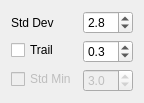
<?xml version="1.0" encoding="UTF-8"?>
<ui version="4.0">
 <class>StdDevLayerTab</class>
 <widget class="QWidget" name="StdDevLayerTab">
  <property name="geometry">
   <rect>
    <x>0</x>
    <y>0</y>
    <width>132</width>
    <height>90</height>
   </rect>
  </property>
  <property name="windowTitle">
   <string>Form</string>
  </property>
  <layout class="QFormLayout" name="formLayout">
   <item row="0" column="0">
    <widget class="QLabel" name="label">
     <property name="text">
      <string>Std Dev</string>
     </property>
    </widget>
   </item>
   <item row="0" column="1">
    <widget class="QDoubleSpinBox" name="layerStdDevDoubleSpinBox">
     <property name="maximumSize">
      <size>
       <width>50</width>
       <height>16777215</height>
      </size>
     </property>
     <property name="decimals">
      <number>1</number>
     </property>
     <property name="singleStep">
      <double>0.100000000000000</double>
     </property>
     <property name="value">
      <double>2.800000000000000</double>
     </property>
    </widget>
   </item>
   <item row="1" column="0">
    <widget class="QCheckBox" name="layerTrailCheckBox">
     <property name="text">
      <string>Trail</string>
     </property>
    </widget>
   </item>
   <item row="1" column="1">
    <widget class="QDoubleSpinBox" name="layerTrailDoubleSpinBox">
     <property name="maximumSize">
      <size>
       <width>50</width>
       <height>16777215</height>
      </size>
     </property>
     <property name="decimals">
      <number>1</number>
     </property>
     <property name="singleStep">
      <double>0.100000000000000</double>
     </property>
     <property name="value">
      <double>0.300000000000000</double>
     </property>
    </widget>
   </item>
   <item row="2" column="0">
    <widget class="QCheckBox" name="layerStdMinCheckBox">
     <property name="enabled">
      <bool>false</bool>
     </property>
     <property name="text">
      <string>Std Min</string>
     </property>
    </widget>
   </item>
   <item row="2" column="1">
    <widget class="QDoubleSpinBox" name="layerStdMinDoubleSpinBox">
     <property name="enabled">
      <bool>false</bool>
     </property>
     <property name="maximumSize">
      <size>
       <width>50</width>
       <height>16777215</height>
      </size>
     </property>
     <property name="decimals">
      <number>1</number>
     </property>
     <property name="singleStep">
      <double>0.100000000000000</double>
     </property>
     <property name="value">
      <double>3.000000000000000</double>
     </property>
    </widget>
   </item>
  </layout>
 </widget>
 <resources/>
 <connections/>
</ui>
